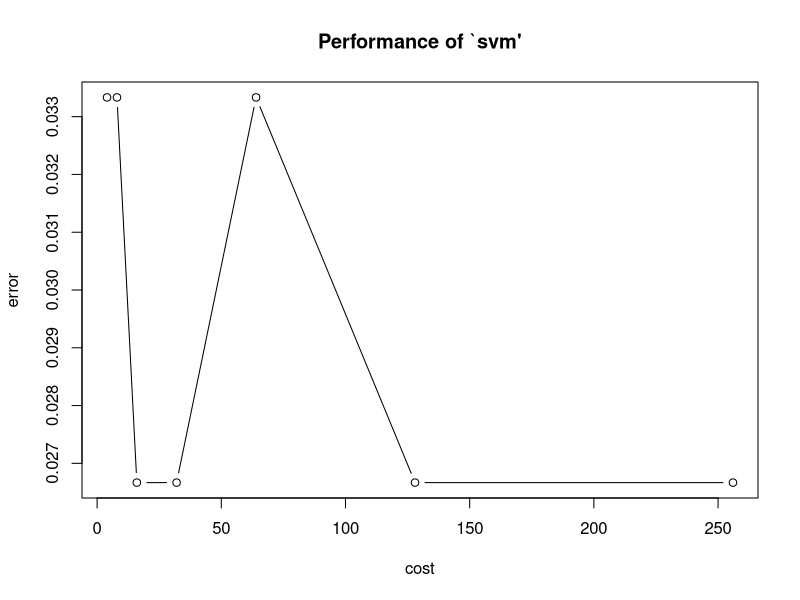

Reproduce this figure in R.
#' ---
#' title: "Test tune options on svm"
#' author: 
#' date: 
#' output:
#'    pdf_document: 
#'       keep_tex: yes
#' ---
# tuning of SVM
library(e1071)      # for SVM and tune functions
set.seed(41)        # to make it reproducible
# load data
data(iris)
# tune 
obj <- tune.svm(Species~., data = iris, sampling = "fix",
                gamma = 2^c(-8,-6,-4,-2,0,2,4), cost = 2^c(-8,-6,-4,-2,-1,0,2,4,6,8))
best0 <- obj$best.model
table(Prediction =  predict(best0, iris), Truth = iris$Species)
cat(sprintf("prediction accuracy for best model = %.3f \n",
            sum(iris$Species ==  predict(best0, iris))/nrow(iris)))
summary(best0)
# a simpler example, tuned on parameter cost only 
# (much shorter CPU time)
set.seed(41)        # to make it reproducible
data(iris)
obj1 <- tune.svm(Species~., data = iris, 
                cost = 2^(2:8), 
                kernel = "linear") 
plot(obj1) # to show error evolution
best1 <- obj1$best.model
table(Prediction =  predict(best1, iris), Truth = iris$Species)
cat(sprintf("prediction accuracy for best model = %.3f \n",
            sum(iris$Species ==  predict(best1, iris))/nrow(iris)))
summary(best1)
# we can use best.svm directly...
set.seed(41)        # to make it reproducible
best2 <- best.svm(Species~., data = iris, 
                 cost = 2^(2:8), 
                 kernel = "linear") 
table(Prediction =  predict(best2, iris), Truth = iris$Species)
cat(sprintf("prediction accuracy for best model = %.3f \n",
            sum(iris$Species ==  predict(best2, iris))/nrow(iris)))
summary(best2)

